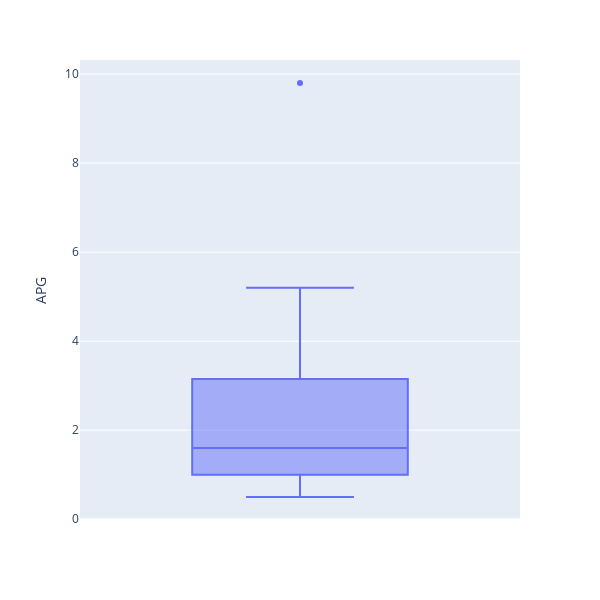

Write notebook code for a chart like this one.
### Code cell
fig = px.box(NumPlayers, y='APG',width=600,height=600)
fig.show()

### Figure 1 — Plotly figure (JSON) as saved in the notebook; plotly's stock layout.template omitted (floating-point values rounded to 4 significant figures)
{"data": [{"alignmentgroup": "True", "hovertemplate": "APG=%{y}<extra></extra>", "legendgroup": "", "marker": {"color": "#636efa"}, "name": "", "notched": false, "offsetgroup": "", "orientation": "v", "showlegend": false, "type": "box", "x0": " ", "xaxis": "x", "y": [4.9, 3.6, 5.2, 4.8, 2.6, 3.4, 1, 2, 1.1, 0.8, 1.4, 0.9, 0.9, 0.6, 0.7, 9.8, 5.2, 1.9, 1, 1.6, 1.1, 2.3, 1.5, 1.8, 1.6, 2.9, 0.5, 1.3], "y0": " ", "yaxis": "y"}], "layout": {"boxmode": "group", "height": 600, "legend": {"tracegroupgap": 0}, "margin": {"t": 60}, "width": 600, "xaxis": {"anchor": "y", "domain": [0, 1]}, "yaxis": {"anchor": "x", "domain": [0, 1], "title": {"text": "APG"}}}}
